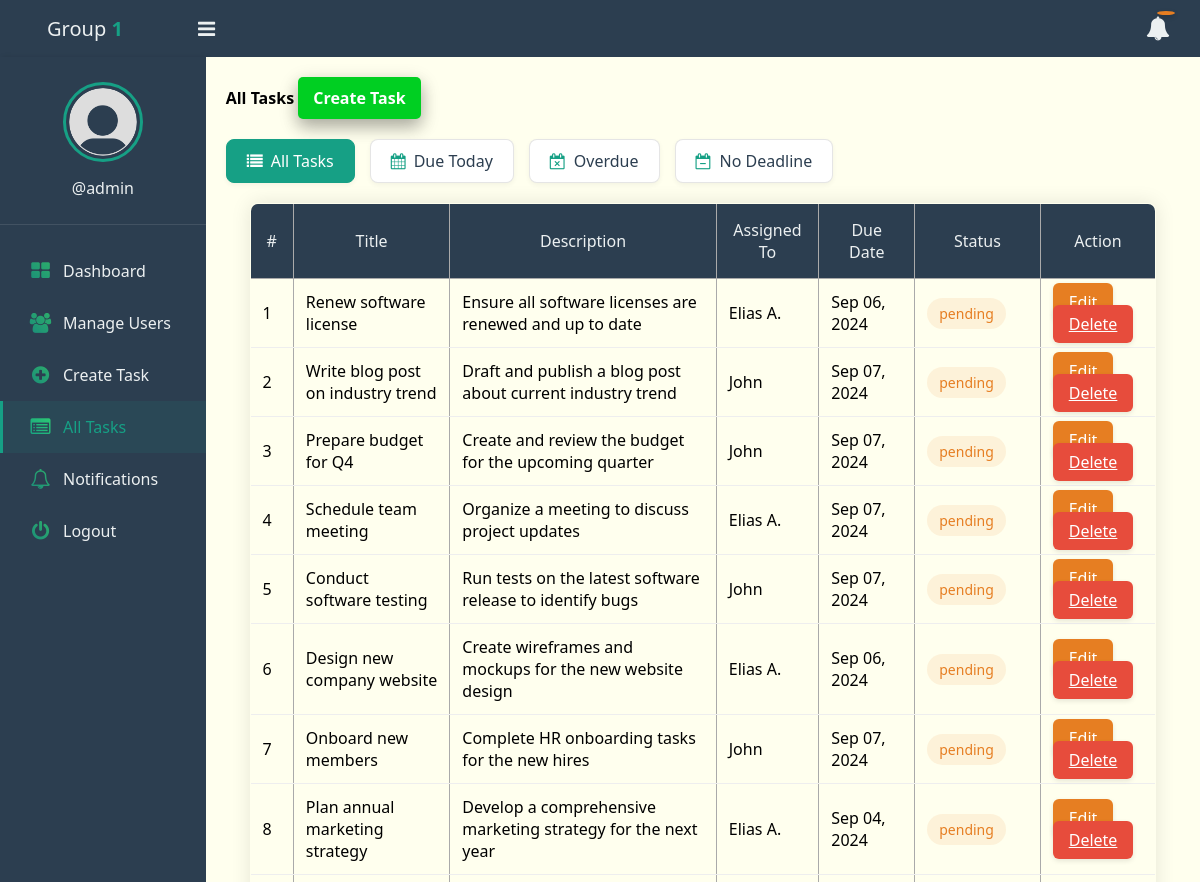
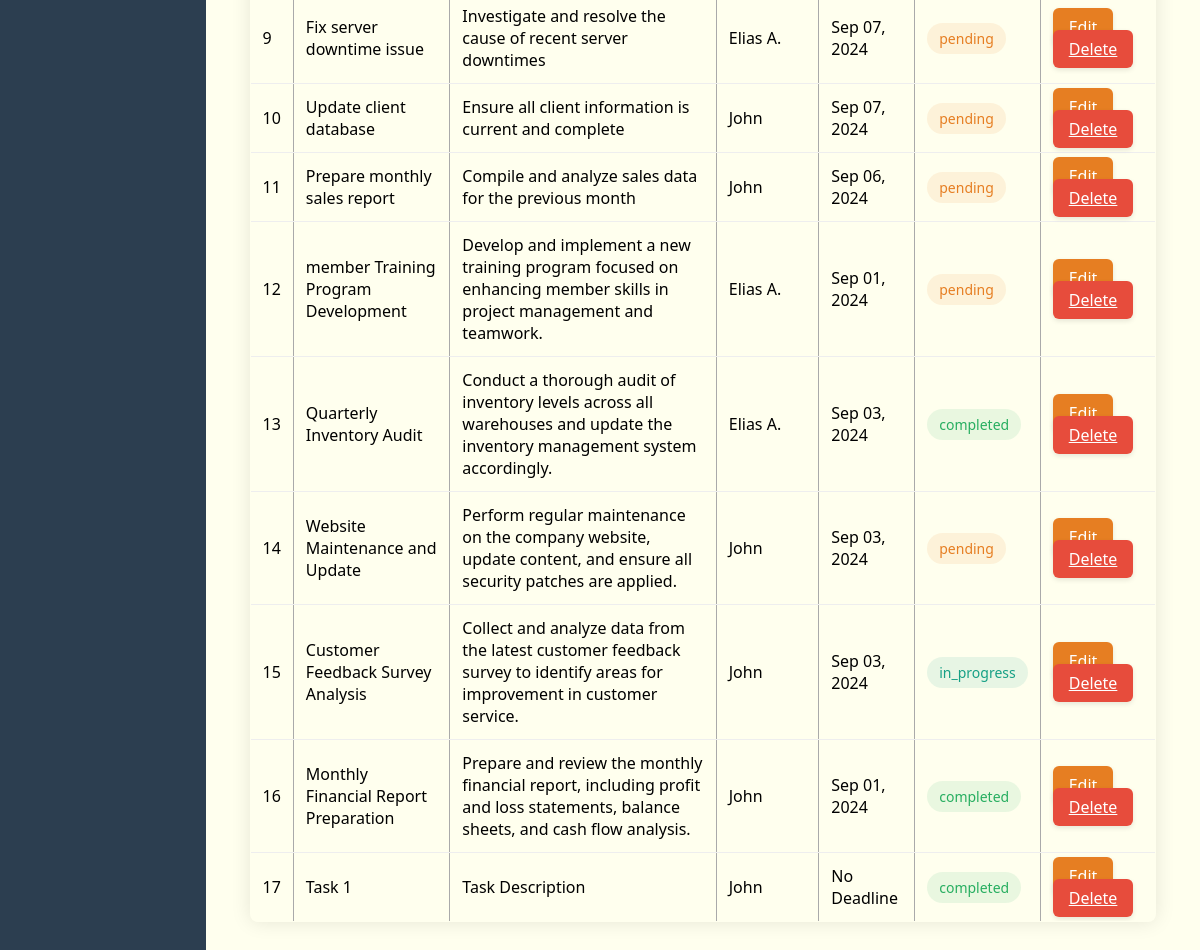
Screenshot of /tasks.php (signed in) with the database file from the repository (2 pictures, top to bottom).
### tables this page shows
CREATE TABLE `tasks` (
  `id` int(11) NOT NULL,
  `title` varchar(100) NOT NULL,
  `description` text DEFAULT NULL,
  `assigned_to` int(11) DEFAULT NULL,
  `due_date` date DEFAULT NULL,
  `status` enum('pending','in_progress','completed') DEFAULT 'pending',
  `created_at` timestamp NOT NULL DEFAULT current_timestamp()
);

CREATE TABLE `users` (
  `id` int(11) NOT NULL,
  `full_name` varchar(50) NOT NULL,
  `username` varchar(50) NOT NULL,
  `password` varchar(255) NOT NULL,
  `role` enum('admin', 'member', 'teamleader') NOT NULL,
  `created_at` timestamp NOT NULL DEFAULT current_timestamp()
);

### app/Model/Task.php (called while the page is built, shortened)
<?php
function get_all_tasks($conn)
{
    $sql = "SELECT * FROM tasks ORDER BY id DESC";
    $stmt = $conn->prepare($sql);
    $stmt->execute([]);
    if ($stmt->rowCount() > 0) {
        $tasks = $stmt->fetchAll();
    } else $tasks = 0;
    return $tasks;
}

### app/Model/User.php (called while the page is built, shortened)
<?php
function get_all_users($conn)
{
    $sql = "SELECT * FROM users WHERE role IN ('member', 'teamleader')";
    $stmt = $conn->prepare($sql);
    $stmt->execute();
    if ($stmt->rowCount() > 0) {
        $users = $stmt->fetchAll();
    } else $users = 0;
    return $users;
}

### tasks.php (the view, shortened to what this page needs)
<?php
if (isset($_SESSION['role']) && isset($_SESSION['id']) && ($_SESSION['role'] == "admin" || $_SESSION['role'] == "teamleader")) {
	include "DB_connection.php";
	include "app/Model/Task.php";
	include "app/Model/User.php";
	if (isset($_GET['due_date']) &&  $_GET['due_date'] == "Due Today") {
		$text = "Due Today";
		$tasks = get_all_tasks_due_today($conn);
		$num_task = count_tasks_due_today($conn);
	} else if (isset($_GET['due_date']) &&  $_GET['due_date'] == "Overdue") {
		$text = "Overdue";
		$tasks = get_all_tasks_overdue($conn);
		$num_task = count_tasks_overdue($conn);
	} else if (isset($_GET['due_date']) &&  $_GET['due_date'] == "No Deadline") {
		$text = "No Deadline";
		$tasks = get_all_tasks_NoDeadline($conn);
		$num_task = count_tasks_NoDeadline($conn);
	} else {
		$tasks = get_all_tasks($conn);
	}
	$users = get_all_users($conn);
?>
	<!DOCTYPE html>
	<html>
	<head>
		<link rel="stylesheet" href="https://stackpath.bootstrapcdn.com/font-awesome/4.7.0/css/font-awesome.min.css">
		<link rel="stylesheet" href="css/style.css">
	</head>
	<body>
		<?php include "inc/header.php" ?>
		<div class="body">
			<?php include "inc/nav.php" ?>
			<section class="section-1">
				<h4 class="title">All Tasks <a href="create_task.php">Create Task</a></h4>
				<div class="task-filters">
					<a href="tasks.php" class="filter-btn <?php echo !isset($_GET['due_date']) ? 'active' : ''; ?>">
						<i class="fa fa-list"></i> All Tasks
					</a>
					<a href="tasks.php?due_date=Due Today" class="filter-btn <?php echo (isset($_GET['due_date']) && $_GET['due_date'] == 'Due Today') ? 'active' : ''; ?>">
						<i class="fa fa-calendar"></i> Due Today
					</a>
					<a href="tasks.php?due_date=Overdue" class="filter-btn <?php echo (isset($_GET['due_date']) && $_GET['due_date'] == 'Overdue') ? 'active' : ''; ?>">
						<i class="fa fa-calendar-times-o"></i> Overdue
					</a>
					<a href="tasks.php?due_date=No Deadline" class="filter-btn <?php echo (isset($_GET['due_date']) && $_GET['due_date'] == 'No Deadline') ? 'active' : ''; ?>">
						<i class="fa fa-calendar-minus-o"></i> No Deadline
					</a>
				</div>
				<?php if ($tasks != 0) { ?>
					<table class="main-table">
						<tr>
							<th>#</th>
							<th>Title</th>
							<th>Description</th>
							<th>Assigned To</th>
							<th>Due Date</th>
							<th>Status</th>
							<th>Action</th>
						</tr>
						<?php $i = 0;
						foreach ($tasks as $task) { ?>
							<tr>
								<td><?= ++$i ?></td>
								<td><?= $task['title'] ?></td>
								<td><?= $task['description'] ?></td>
								<td>
									<?php
									foreach ($users as $user) {
										if ($user['id'] == $task['assigned_to']) {
											echo $user['full_name'];
										}
									} ?>
								</td>
								<td>
									<?php
									if ($task['due_date'] == "" || $task['due_date'] == "0000-00-00") {
										echo "No Deadline";
									} else {
										echo date('M d, Y', strtotime($task['due_date']));
									}
									?>
								</td>
								<td>
									<?php
									$status_class = '';
									switch ($task['status']) {
										case 'pending':
											$status_class = 'status-pending';
											break;
										case 'in_progress':
											$status_class = 'status-progress';
											break;
										case 'completed':
											$status_class = 'status-completed';
											break;
									}
									?>
									<span class="status <?php echo $status_class; ?>"><?= $task['status'] ?></span>
								</td>
								<td>
									<a href="edit-task.php?id=<?= $task['id'] ?>" class="edit-btn">Edit</a>
									<a href="delete-task.php?id=<?= $task['id'] ?>" class="delete-btn">Delete</a>
								</td>
							</tr>
						<?php	} ?>
					</table>
				<?php } else { ?>
					<h3>Empty</h3>
				<?php  } ?>
			</section>
		</div>
	</body>
	</html>
<?php } else {
	$em = "First login";
	header("Location: login.php?error=$em");
	exit();
}
?>

### inc/header.php (shortened to what this page needs)
<header class="header">
	<h2 class="u-name">Group <b>1</b>
		<label for="checkbox">
			<i id="navbtn" class="fa fa-bars" aria-hidden="true"></i>
		</label>
	</h2>
	<span class="notification" id="notificationBtn">
		<i class="fa fa-bell" aria-hidden="true"></i>
		<span id="notificationNum"></span>
	</span>
</header>

### inc/nav.php (shortened to what this page needs)
<?php
if (isset($_SESSION['role']) && isset($_SESSION['id'])) {
	include dirname(__DIR__) . "/app/Model/Notification.php";
	$unread_count = count_notification($conn, $_SESSION['id']);
}
?>
<nav class="side-bar">
	<div class="user-p">
		<img src="img/user.png">
		<h4>@<?= $_SESSION['username'] ?></h4>
	</div>
	<?php if ($_SESSION['role'] == "member") { ?>
		<ul id="navList">
			<li>
				<a href="index.php">
					<i class="fa fa-th-large" aria-hidden="true"></i>
					<span>Dashboard</span>
				</a>
			</li>
			<li>
				<a href="my_task.php">
					<i class="fa fa-briefcase" aria-hidden="true"></i>
					<span>My Task</span>
				</a>
			</li>
			<li>
				<a href="profile.php">
					<i class="fa fa-user-circle" aria-hidden="true"></i>
					<span>Profile</span>
				</a>
			</li>
			<li>
				<a href="notifications.php">
					<i class="fa fa-bell-o" aria-hidden="true"></i>
					<span>Notifications</span>
					<?php if (isset($unread_count) && $unread_count > 0): ?>
						<small class="notification-badge"><?php echo $unread_count; ?></small>
					<?php endif; ?>
				</a>
			</li>
			<li>
				<a href="logout.php">
					<i class="fa fa-power-off" aria-hidden="true"></i>
					<span>Logout</span>
				</a>
			</li>
		</ul>
	<?php } else { ?>
		<ul id="navList">
			<li>
				<a href="index.php">
					<i class="fa fa-th-large" aria-hidden="true"></i>
					<span>Dashboard</span>
				</a>
			</li>
			<li>
				<a href="user.php">
					<i class="fa fa-users" aria-hidden="true"></i>
					<span>Manage Users</span>
				</a>
			</li>
			<li>
				<a href="create_task.php">
					<i class="fa fa-plus-circle" aria-hidden="true"></i>
					<span>Create Task</span>
				</a>
			</li>
			<li>
				<a href="tasks.php">
					<i class="fa fa-list-alt" aria-hidden="true"></i>
					<span>All Tasks</span>
				</a>
			</li>
			<li>
				<a href="notifications.php">
					<i class="fa fa-bell-o" aria-hidden="true"></i>
					<span>Notifications</span>
				</a>
			</li>
			<li>
				<a href="logout.php">
					<i class="fa fa-power-off" aria-hidden="true"></i>
					<span>Logout</span>
				</a>
			</li>
		</ul>
	<?php } ?>
</nav>

### rows the page displays
tasks: title "Renew software license", description "Ensure all software licenses are renewed and up to date", due_date "Sep 06, 2024", status "pending"
users: full_name "Elias A."
tasks: title "Write blog post on industry trend", description "Draft and publish a blog post about current industry trend", due_date "Sep 07, 2024", status "pending"
users: full_name "John"
tasks: title "Prepare budget for Q4", description "Create and review the budget for the upcoming quarter", due_date "Sep 07, 2024", status "pending"
tasks: title "Schedule team meeting", description "Organize a meeting to discuss project updates", due_date "Sep 07, 2024", status "pending"
tasks: title "Conduct software testing", description "Run tests on the latest software release to identify bugs", due_date "Sep 07, 2024", status "pending"
tasks: title "Design new company website", description "Create wireframes and mockups for the new website design", due_date "Sep 06, 2024", status "pending"
tasks: title "Onboard new members", description "Complete HR onboarding tasks for the new hires", due_date "Sep 07, 2024", status "pending"
tasks: title "Plan annual marketing strategy", description "Develop a comprehensive marketing strategy for the next year", due_date "Sep 04, 2024", status "pending"
tasks: title "Fix server downtime issue", description "Investigate and resolve the cause of recent server downtimes", due_date "Sep 07, 2024", status "pending"
tasks: title "Update client database", description "Ensure all client information is current and complete", due_date "Sep 07, 2024", status "pending"
tasks: title "Prepare monthly sales report", description "Compile and analyze sales data for the previous month", due_date "Sep 06, 2024", status "pending"
tasks: title "member Training Program Development", description "Develop and implement a new training program focused on enhancing member skills in project management and teamwork.", due_date "Sep 01, 2024", status "pending"
tasks: title "Quarterly Inventory Audit", description "Conduct a thorough audit of inventory levels across all warehouses and update the inventory management system accordingly.", due_date "Sep 03, 2024", status "completed"
tasks: title "Website Maintenance and Update", description "Perform regular maintenance on the company website, update content, and ensure all security patches are applied.", due_date "Sep 03, 2024", status "pending"
tasks: title "Customer Feedback Survey Analysis", description "Collect and analyze data from the latest customer feedback survey to identify areas for improvement in customer service.", due_date "Sep 03, 2024", status "in_progress"
tasks: title "Monthly Financial Report Preparation", description "Prepare and review the monthly financial report, including profit and loss statements, balance sheets, and cash flow analysis.", due_date "Sep 01, 2024", status "completed"
tasks: title "Task 1", description "Task Description", shows "No Deadline", status "completed"

### other values shown
$_SESSION['username'] "admin"
